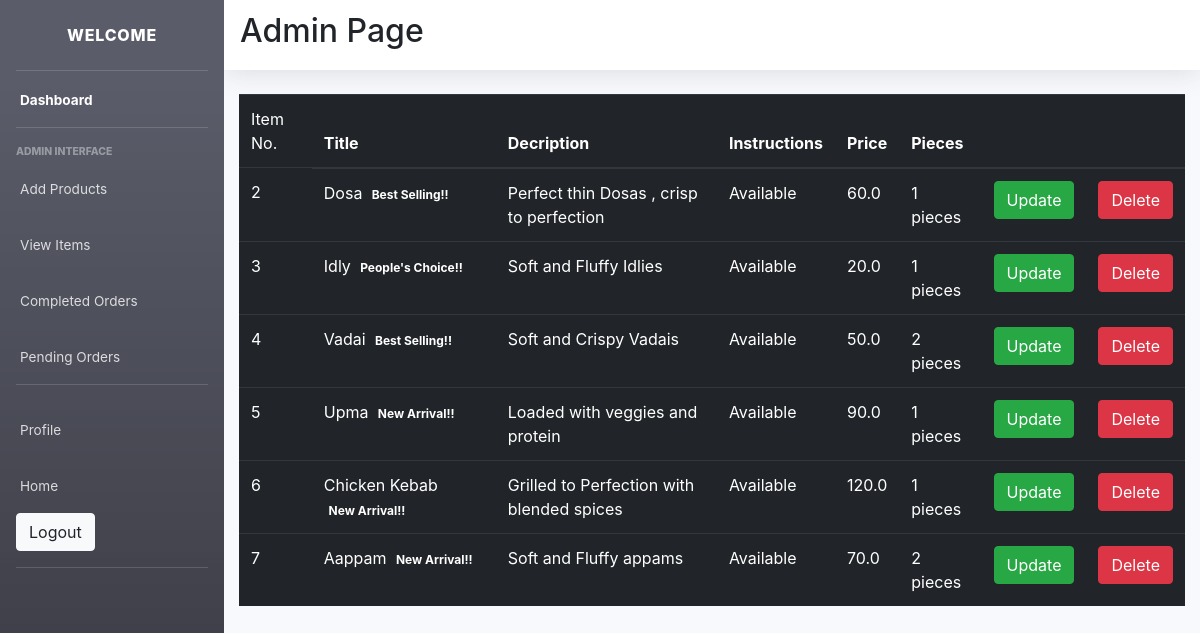
The app's page /item_list/ (signed in) with its own data.
### main/models.py (models this page shows, shortened)
class Item(models.Model):
    LABELS = (
        ('Best Selling!!', 'Best Selling!!'),
        ('New Arrival!!', 'New Arrival!!'),
        ("People's Choice!!", "People's Choice!!"),
    )
    LABEL_COLOUR = (
        ('danger', 'danger'),
        ('success', 'success'),
        ('primary', 'primary'),
        ('info', 'info'),
        ('warning', 'warning'),
    )
    title = models.CharField(max_length=150)
    description = models.CharField(max_length=250, blank=True)
    price = models.FloatField()
    pieces = models.IntegerField(default=6)
    instructions = models.CharField(max_length=250, default="Available")
    image = models.ImageField(default='default.png', upload_to='images/')
    labels = models.CharField(max_length=25, choices=LABELS, blank=True)
    label_colour = models.CharField(
        max_length=15, choices=LABEL_COLOUR, blank=True)
    slug = models.SlugField(default="foods")
    created_by = models.ForeignKey(User, on_delete=models.CASCADE)

### main/decorators.py (the view)
    def wrapper_func(request, *args, **kwargs):
        group = Group.objects.get(user = request.user)
        if group.name == 'admin_owner':
            return view_func(request, *args, **kwargs)
        else:
            return redirect('/')

### main/views.py (called while the page is built)
@login_required(login_url='/accounts/login/')
@admin_required
def item_list(request):
    items = Item.objects.filter(created_by=request.user)
    context = {
        'items':items
    }
    return render(request, 'main/item_list.html', context)

### main/templates/main/item_list.html
{% extends "main/layout2.html" %}
{% block content %}
<div class="cart">
    <div class="row">
        <div class="col-sm-12">
            {% if items %}
            <div class="table-responsive">
                <table class="table table-dark">
                    <thead>
                    <tr>
                        <td scope="col">Item No.</td>
                        <th scope="col">Title</th>
                        <th scope="col">Decription</th>
                        <th scope="col">Instructions</th>
                        <th scope="col">Price</th>
                        <th scope="col">Pieces</th>
                        <th></th>
                        <th></th>
                    </tr>
                    </thead>
                    <tbody>
                        {% for item in items %}
                    <tr>
                        <td>{{ item.id }}</td>
                        <td>{{ item.title }} <span class="badge badge-{{ item.label_colour }}">{{ item.labels }}</span></td></td>
                        <td>{{ item.description }}</td>
                        <td>{{ item.instructions }}</td>
                        <td>{{ item.price }}</td>
                        <td>{{ item.pieces }} pieces</td>
                        <td><a class="btn btn-success" href="{% url 'main:item-update' item.slug %}">Update</a></td>
                        <td><a class="btn btn-danger" href="{% url 'main:item-delete' item.slug %}">Delete</a></td>
                    </tr>
                        {% endfor %}
                    </tbody>
                </table>
            </div>
            {% else %}
            <h4 class="text-center">Sorry, you have not ordered any item yet!!!</h4>
            {% endif %}
        </div>
    </div>
</div>
{% endblock content %}

### main/templates/main/layout2.html (shortened to what this page needs)
{% load static %}
<!DOCTYPE html>
<html lang="en">
<head>
  <link href="css/sb-admin-2.min.css" rel="stylesheet">
  <link rel="stylesheet" type="text/css" href="{% static 'main/sb-admin-2.min.css' %}">
  <link rel="stylesheet" href="https://maxcdn.bootstrapcdn.com/bootstrap/4.0.0/css/bootstrap.min.css">
</head>
<body id="page-top">
    <div id="wrapper">
        <ul class="navbar-nav bg-gradient-dark sidebar sidebar-dark accordion" id="accordionSidebar">
            <a class="sidebar-brand d-flex align-items-center justify-content-center" href="{% url 'main:admin_dashboard' %}">
                <div class="sidebar-brand-text mx-3">Welcome</div>
            </a>
            <hr class="sidebar-divider my-0">
            <li class="nav-item active">
                <a class="nav-link" href="{% url 'main:admin_dashboard' %}">
                <span>Dashboard</span></a>
            </li>
            <hr class="sidebar-divider">
            <div class="sidebar-heading">
                Admin Interface
            </div>
            <li class="nav-item">
                <a class="nav-link" href="{% url 'main:item-create' %}">
                  <span>Add Products</span>
                </a>
            </li>
            <li class="nav-item">
                <a class="nav-link" href="{% url 'main:item_list' %}">
                  <span>View Items</span>
                </a>
            </li>
            <li class="nav-item">
                <a class="nav-link" href="{% url 'main:admin_view' %}">
                <span>Completed Orders</span>
                </a>
            </li>
            <li class="nav-item">
                <a class="nav-link" href="{% url 'main:pending_orders' %}">
                <span>Pending Orders</span>
                </a>
            </li>
            <hr class="sidebar-divider">
            <li class="nav-item">
                <a class="nav-link">
                <span>Profile</span></a>
            </li>
            <li class="nav-item">
                <a class="nav-link" href="{% url 'main:home' %}">
                <span>Home</span></a>
            </li>
            <li class="nav-item ml-3 mb-3">
                <form class="logout-link" action="{% url 'accounts:logout' %}" method="post">
                    <button type="submit" class="mr-2 btn btn-light">Logout</button>
                </form>
            </li>
            <hr class="sidebar-divider d-none d-md-block">
        </ul>
        <div id="content-wrapper" class="d-flex flex-column">
            <div id="content">
                <nav class="navbar navbar-expand navbar-light bg-white topbar mb-4 static-top shadow">
                <h2 class="text-center">Admin Page</h3>
                </nav>
                <div class="container-fluid">
                    {% block content %}{% endblock %}
                </div>
            </div>
        </div>
    </div>
</body>
</html>

### records on screen
Item: id "2", title "Dosa", labels "Best Selling!!", description "Perfect thin Dosas , crisp to perfection", instructions "Available", price "60.0", pieces "1"
Item: id "3", title "Idly", labels "People's Choice!!", description "Soft and Fluffy Idlies", instructions "Available", price "20.0", pieces "1"
Item: id "4", title "Vadai", labels "Best Selling!!", description "Soft and Crispy Vadais", instructions "Available", price "50.0", pieces "2"
Item: id "5", title "Upma", labels "New Arrival!!", description "Loaded with veggies and protein", instructions "Available", price "90.0", pieces "1"
Item: id "6", title "Chicken Kebab", labels "New Arrival!!", description "Grilled to Perfection with blended spices", instructions "Available", price "120.0", pieces "1"
Item: id "7", title "Aappam", labels "New Arrival!!", description "Soft and Fluffy appams", instructions "Available", price "70.0", pieces "2"
